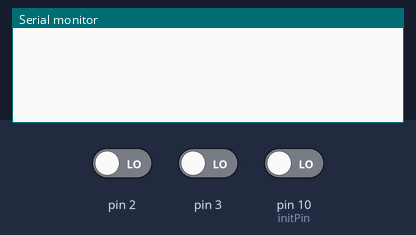
Simulated run of this sketch. Board: Arduino Uno, built with avr-gcc and run on an emulated ATmega328P. On the bench: the last lines printed to the serial monitor. Inputs (shaded band) come from the test bench; at power-on: pin 2 LOW, pin 3 LOW, pin 10 (initPin) LOW. Storage starts empty; the audio player accepts every command and is not drawn.

Above: at 1.2 s.
1.3 s: pin 2 driven HIGH
At 1.9 s:
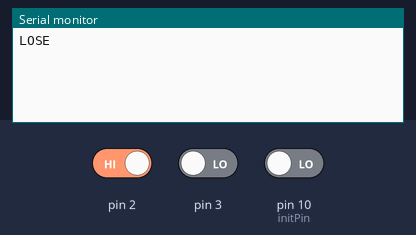
2.8 s: pin 3 driven HIGH
At 4.2 s:
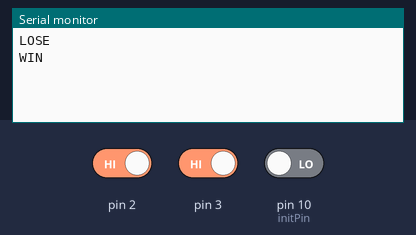

Measured:
- after the input at 1.3 s, the serial monitor: prints a new line at once (image 1)
- after the input at 2.8 s, the serial monitor: prints a new line at once (image 2)

The sketch:

ControladorSD.ino
```cpp
/*
http://audio.online-convert.com/convert-to-wav
Go to The Link
Upload your audio you want to convert to WAV
Change bit resolution to " 8bit ".
Change sampling rate to " 16000Hz ".
Change audio channels " mono " .
Click on " Show advanced options ".
PCM format " unsigned 8 bit ".
Convert file.
At next page click on "direct download link"
 */


/*
 CS ---------------------->> 10
SCK ---------------------->> 13
MOSI -------------------->> 11
MISO--------------------->> 12
VCC --------------------->> +5v
GND--------------------->> Arduino's Ground
 */

#include "SD.h"
#include "TMRpcm.h"
#include "SPI.h"
#define SD_ChipSelectPin 4
#define initPin 10


TMRpcm tmrpcm;

void playWin() {
  Serial.println("WIN");

    tmrpcm.play("defused.wav");

}

void playLose() {
  Serial.println("LOSE");

      tmrpcm.play("boom.wav");


}

void setup(){
  pinMode(initPin, INPUT);
  tmrpcm.speakerPin = 9;
  Serial.begin(9600);
  if (!SD.begin(SD_ChipSelectPin)) {
    Serial.println("SD fail");
    return;
  }

  attachInterrupt(digitalPinToInterrupt(2), playLose, RISING);
  attachInterrupt(digitalPinToInterrupt(3), playWin, RISING);

  tmrpcm.setVolume(5);

}


void loop(){

  int initGame = digitalRead(initPin);
  if ( initGame == HIGH ) {
     // tmrpcm.play("bomb_explosion.wav");
     tmrpcm.play("planted.wav");
     delay(1500);
     tmrpcm.play("bombgame.wav");
     delay(3600000);
  }

}
```
